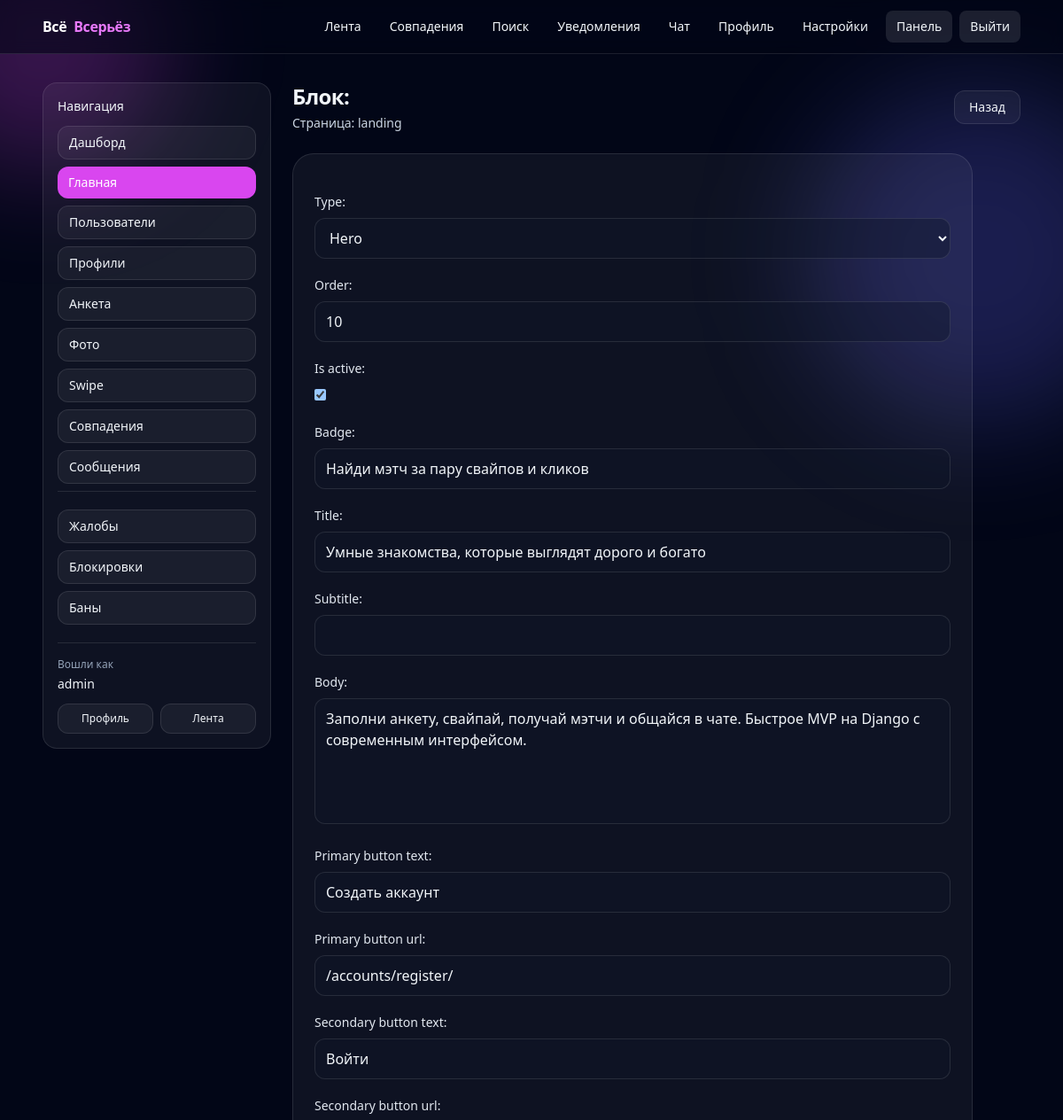
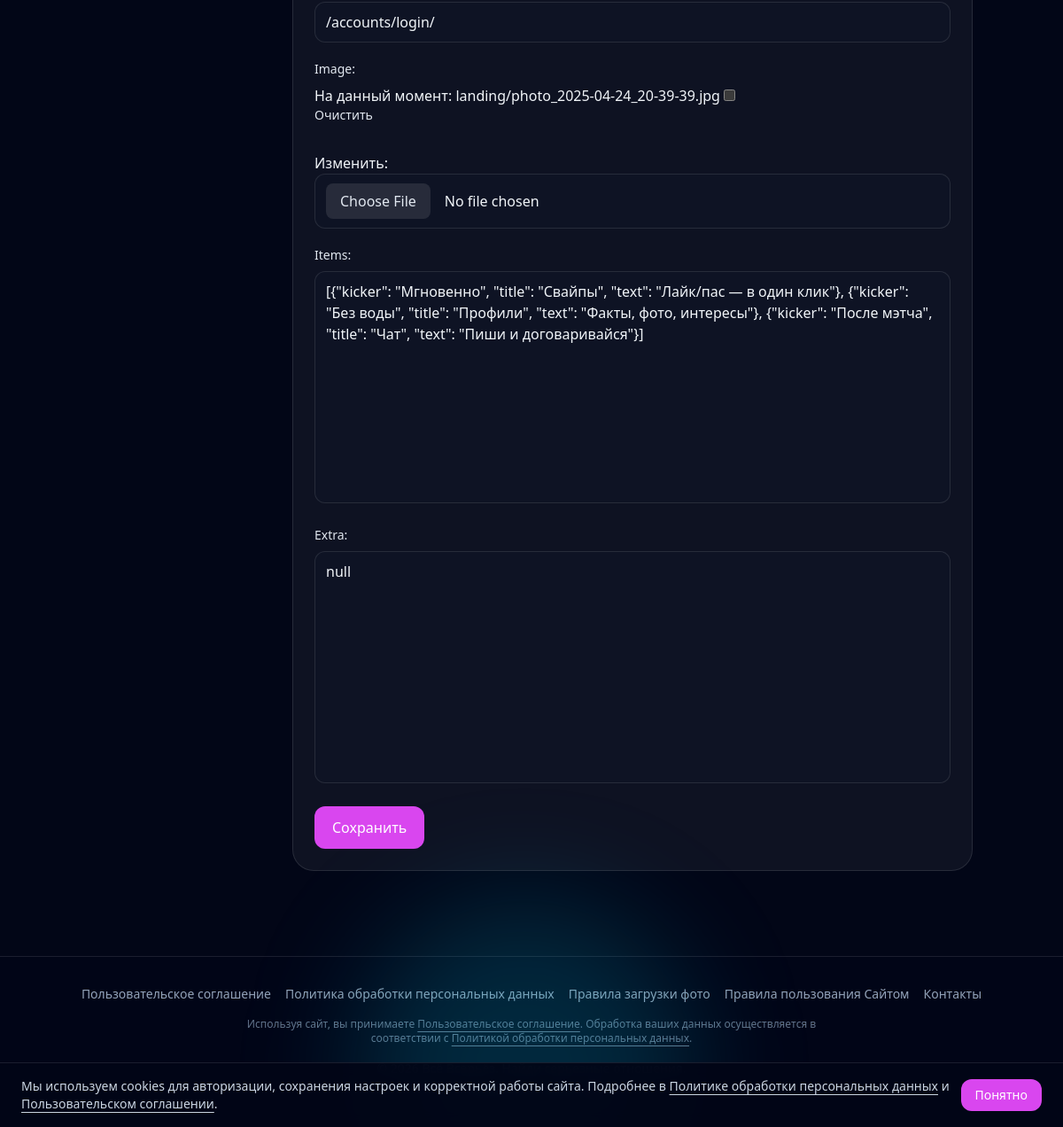
Page /panel/home/blocks/1/ (signed in) on the committed database (2 pictures, top to bottom).
### accounts/models.py (models this page shows, shortened)
class User(AbstractUser):
    email = models.EmailField(unique=True)
    email_verified = models.BooleanField(default=False)
    wallet_balance = models.DecimalField(
        max_digits=10, decimal_places=2, default=Decimal("0"))
    terms_accepted_at = models.DateTimeField(null=True, blank=True)
    privacy_accepted_at = models.DateTimeField(null=True, blank=True)
    special_category_consent = models.BooleanField(default=False)
    special_category_consent_at = models.DateTimeField(null=True, blank=True)
    special_category_consent_revoked_at = models.DateTimeField(
        null=True, blank=True)
    sexual_consent = models.BooleanField(default=False)
    sexual_consent_at = models.DateTimeField(null=True, blank=True)
    sexual_consent_revoked_at = models.DateTimeField(null=True, blank=True)
    religious_consent = models.BooleanField(default=False)
    religious_consent_at = models.DateTimeField(null=True, blank=True)
    religious_consent_revoked_at = models.DateTimeField(null=True, blank=True)

### matchmaking/models.py (models this page shows, shortened)
class HomePage(models.Model):
    slug = models.SlugField(unique=True)
    title = models.CharField(max_length=200, blank=True, default="")
    is_active = models.BooleanField(default=True)
    updated_at = models.DateTimeField(auto_now=True)
    class Meta:
        ordering = ["slug"]

class HomeBlock(models.Model):
    class Type(models.TextChoices):
        HERO = "hero", "Hero"
        STATS = "stats", "Stats"
        STEPS = "steps", "Steps"
        LIST = "list", "List"
        GRID = "grid", "Grid"
        FAQ = "faq", "FAQ"
        CTA = "cta", "CTA"
    page = models.ForeignKey(
        HomePage, on_delete=models.CASCADE, related_name="blocks")
    type = models.CharField(max_length=32, choices=Type.choices)
    order = models.PositiveIntegerField(default=0)
    is_active = models.BooleanField(default=True)
    badge = models.CharField(max_length=80, blank=True, default="")
    title = models.CharField(max_length=200, blank=True, default="")
    subtitle = models.CharField(max_length=260, blank=True, default="")
    body = models.TextField(blank=True, default="")
    primary_button_text = models.CharField(
        max_length=60, blank=True, default="")
    primary_button_url = models.CharField(
        max_length=200, blank=True, default="")
    secondary_button_text = models.CharField(
        max_length=60, blank=True, default="")
    secondary_button_url = models.CharField(
        max_length=200, blank=True, default="")
    image = models.ImageField(upload_to="landing/", blank=True, null=True)
    items = models.JSONField(blank=True, null=True)
    extra = models.JSONField(blank=True, null=True)
    class Meta:
        ordering = ["order", "id"]
        indexes = [
            models.Index(fields=["page", "is_active", "order"]),
        ]

### panel/views.py (the view)
@staff_required
def home_block_edit(request, block_id: int):
    block = get_object_or_404(
        HomeBlock.objects.select_related("page"), id=block_id)
    page = block.page
    if request.method == "POST":
        form = HomeBlockForm(request.POST, request.FILES, instance=block)
        if form.is_valid():
            form.save()
            messages.success(request, "Блок сохранён")
            return redirect("panel_home_block_edit", block_id=block.id)
    else:
        form = HomeBlockForm(instance=block)
    return render(
        request,
        "panel/home_block_form.html",
        {
            "form": form,
            "page": page,
            "block": block,
            "back_url": redirect("panel_home_page_edit", page_id=page.id).url,
        },
    )

### panel/forms.py
class HomeBlockForm(forms.ModelForm):
    items = forms.JSONField(required=False)
    extra = forms.JSONField(required=False)
    class Meta:
        model = HomeBlock
        fields = (
            "type",
            "order",
            "is_active",
            "badge",
            "title",
            "subtitle",
            "body",
            "primary_button_text",
            "primary_button_url",
            "secondary_button_text",
            "secondary_button_url",
            "image",
            "items",
            "extra",
        )
        widgets = {
            "body": forms.Textarea(attrs={"rows": 5}),
        }

### accounts/context_processors.py (called while the page is built)
def unread_notifications(request):
    user = getattr(request, "user", None)
    if not user or not getattr(user, "is_authenticated", False):
        return {"unread_notifications_count": 0, "unread_chat_notifications_count": 0}
    from .models import UserNotification
    count = UserNotification.objects.filter(recipient=user, is_read=False).count()
    chat_count = UserNotification.objects.filter(
        recipient=user,
        is_read=False,
        event=UserNotification.Event.NEW_MESSAGE,
    ).count()
    return {"unread_notifications_count": count, "unread_chat_notifications_count": chat_count}

def staff_flags(request):
    user = getattr(request, "user", None)
    if not user or not getattr(user, "is_authenticated", False):
        return {"is_matchmaker": False}
    try:
        is_matchmaker = user.groups.filter(name="matchmaker").exists()
    except Exception:
        is_matchmaker = False
    return {"is_matchmaker": bool(is_matchmaker)}

### matchmaking/models.py (called while the page is built)
    def active(self):
        now = timezone.now()
        return self.filter(revoked_at__isnull=True).filter(
            Q(expires_at__isnull=True) | Q(expires_at__gt=now)
        )

### panel/views.py (called while the page is built)
def staff_required(view_func):
    @login_required
    @wraps(view_func)
    def _wrapped(request, *args, **kwargs):
        if not request.user.is_staff:
            raise PermissionDenied
        return view_func(request, *args, **kwargs)
    return _wrapped

### templates/panel/home_block_form.html (shortened to what this page needs)
{% extends 'panel/base.html' %}
{% block panel_heading %}{% if block %}Блок: {{ block.type }}{% else %}Новый блок{% endif %}{% endblock %}
{% block panel_subtitle %}Страница: {{ page.slug }}{% endblock %}
{% block panel_top_actions %}
<a class="rounded-xl border border-white/10 bg-white/5 px-4 py-2 text-sm font-medium hover:bg-white/10" href="{{ back_url }}">Назад</a>
{% endblock %}
{% block panel_content %}
<div class="max-w-3xl rounded-3xl border border-white/10 bg-white/5 p-6">
    <form method="post" enctype="multipart/form-data" class="space-y-5">
        {% for field in form %}
        <div>
            {{ field.label_tag }}
            {{ field }}
        </div>
        {% endfor %}
        <button type="submit" class="rounded-xl bg-fuchsia-500 px-5 py-3 font-medium text-white hover:bg-fuchsia-400">Сохранить</button>
    </form>
</div>
{% endblock %}

### templates/panel/base.html (shortened to what this page needs)
{% extends 'base.html' %}
{% block content %}
<div class="grid gap-6 lg:grid-cols-12">
    <aside class="lg:col-span-3">
        <div class="rounded-2xl border border-white/10 bg-white/5 p-4">
            <div class="text-sm font-medium">Навигация</div>
            {% with current=request.resolver_match.url_name %}
            <nav class="mt-3 space-y-2 text-sm">
                {% if request.user.is_staff %}
                <a href="{% url 'panel_dashboard' %}"
                    class="block rounded-xl px-3 py-2 font-medium {% if current == 'panel_dashboard' %}bg-fuchsia-500 text-white{% else %}border border-white/10 bg-white/5 text-slate-100 hover:bg-white/10{% endif %}">Дашборд</a>
                <a href="{% url 'panel_home_pages' %}"
                    class="block rounded-xl px-3 py-2 font-medium {% if current == 'panel_home_pages' or current == 'panel_home_page_create' or current == 'panel_home_page_edit' or current == 'panel_home_block_create' or current == 'panel_home_block_edit' %}bg-fuchsia-500 text-white{% else %}border border-white/10 bg-white/5 text-slate-100 hover:bg-white/10{% endif %}">Главная</a>
                <a href="{% url 'panel_users' %}"
                    class="block rounded-xl px-3 py-2 font-medium {% if current == 'panel_users' or current == 'panel_user_detail' or current == 'panel_user_set_password' %}bg-fuchsia-500 text-white{% else %}border border-white/10 bg-white/5 text-slate-100 hover:bg-white/10{% endif %}">Пользователи</a>
                <a href="{% url 'panel_profiles' %}"
                    class="block rounded-xl px-3 py-2 font-medium {% if current == 'panel_profiles' or current == 'panel_profile_detail' %}bg-fuchsia-500 text-white{% else %}border border-white/10 bg-white/5 text-slate-100 hover:bg-white/10{% endif %}">Профили</a>
                <a href="{% url 'panel_questionnaire_sections' %}"
                    class="block rounded-xl px-3 py-2 font-medium {% if current == 'panel_questionnaire_sections' or current == 'panel_questionnaire_section_create' or current == 'panel_questionnaire_section_edit' or current == 'panel_questionnaire_question_create' or current == 'panel_questionnaire_question_edit' or current == 'panel_questionnaire_choice_create' or current == 'panel_questionnaire_choice_edit' %}bg-fuchsia-500 text-white{% else %}border border-white/10 bg-white/5 text-slate-100 hover:bg-white/10{% endif %}">Анкета</a>
                <a href="{% url 'panel_photos' %}"
                    class="block rounded-xl px-3 py-2 font-medium {% if current == 'panel_photos' %}bg-fuchsia-500 text-white{% else %}border border-white/10 bg-white/5 text-slate-100 hover:bg-white/10{% endif %}">Фото</a>
                <a href="{% url 'panel_swipes' %}"
                    class="block rounded-xl px-3 py-2 font-medium {% if current == 'panel_swipes' %}bg-fuchsia-500 text-white{% else %}border border-white/10 bg-white/5 text-slate-100 hover:bg-white/10{% endif %}">Swipe</a>
                <a href="{% url 'panel_matches' %}"
                    class="block rounded-xl px-3 py-2 font-medium {% if current == 'panel_matches' %}bg-fuchsia-500 text-white{% else %}border border-white/10 bg-white/5 text-slate-100 hover:bg-white/10{% endif %}">Совпадения</a>
                <a href="{% url 'panel_messages' %}"
                    class="block rounded-xl px-3 py-2 font-medium {% if current == 'panel_messages' %}bg-fuchsia-500 text-white{% else %}border border-white/10 bg-white/5 text-slate-100 hover:bg-white/10{% endif %}">Сообщения</a>
                <div class="mt-3 border-t border-white/10 pt-3"></div>
                <a href="{% url 'panel_reports' %}"
                    class="block rounded-xl px-3 py-2 font-medium {% if current == 'panel_reports' %}bg-fuchsia-500 text-white{% else %}border border-white/10 bg-white/5 text-slate-100 hover:bg-white/10{% endif %}">Жалобы</a>
                <a href="{% url 'panel_blocks' %}"
                    class="block rounded-xl px-3 py-2 font-medium {% if current == 'panel_blocks' %}bg-fuchsia-500 text-white{% else %}border border-white/10 bg-white/5 text-slate-100 hover:bg-white/10{% endif %}">Блокировки</a>
                <a href="{% url 'panel_bans' %}"
                    class="block rounded-xl px-3 py-2 font-medium {% if current == 'panel_bans' or current == 'panel_ban_create' or current == 'panel_user_ban' %}bg-fuchsia-500 text-white{% else %}border border-white/10 bg-white/5 text-slate-100 hover:bg-white/10{% endif %}">Баны</a>
                {% endif %}
            </nav>
            {% endwith %}
            <div class="mt-5 border-t border-white/10 pt-4">
                <div class="text-xs text-slate-400">Вошли как</div>
                <div class="mt-1 text-sm font-medium">{{ request.user.username }}</div>
                <div class="mt-3 flex gap-2">
                    <a href="{% url 'me' %}"
                        class="flex-1 rounded-xl border border-white/10 bg-white/5 px-3 py-2 text-center text-xs font-medium hover:bg-white/10">Профиль</a>
                    <a href="{% url 'feed' %}"
                        class="flex-1 rounded-xl border border-white/10 bg-white/5 px-3 py-2 text-center text-xs font-medium hover:bg-white/10">Лента</a>
                </div>
            </div>
        </div>
    </aside>
    <section class="lg:col-span-9">
        <div class="flex flex-col gap-4 sm:flex-row sm:items-center sm:justify-between">
            <div>
                <h1 class="text-2xl font-semibold tracking-tight">{% block panel_heading %}Панель{% endblock %}</h1>
                <p class="mt-1 text-sm text-slate-300">{% block panel_subtitle %}{% endblock %}</p>
            </div>
            <div class="flex gap-3">
                {% block panel_top_actions %}{% endblock %}
            </div>
        </div>
        <div class="mt-6">
            {% block panel_content %}{% endblock %}
        </div>
    </section>
</div>
{% endblock %}

### templates/base.html (style rules this page uses)
:root { color-scheme: dark; }
html { scroll-behavior: smooth; }

### rows in the picture
User: user.username "admin"
HomePage: slug "landing"
HomeBlock: form "Hero" "10" "☑" "Найди мэтч за пару свайпов и кликов" "Умные знакомства, которые выглядят дорого и богато" "Заполни анкету, свайпай, получай мэтчи и общайся в чате. Быстрое MVP на Django с современным интерфейсом." "Создать аккаунт" "/accounts/register/" "Войти" "/accounts/login/" "[{\"kicker\": \"Мгновенно\", \"title\": \"Свайпы\", \"text\": \"Лайк/пас — в один клик\"}, {\"kicker\": \"Без воды\", \"title\": \"Профили\", \"text\": \"Факты, фото, интересы\"}, {\"kicker\": \"После мэтча\", \"title\": \"Чат\", \"text\": \"Пиши и договаривайся\"}]" "null"

### other values in the picture
{{ field.label_tag }} "Type:" "Order:" "Is active:" "Badge:" "Title:" "Subtitle:" "Body:" "Primary button text:" "Primary button url:" "Secondary button text:" "Secondary button url:" "Image:" "Items:" "Extra:"
